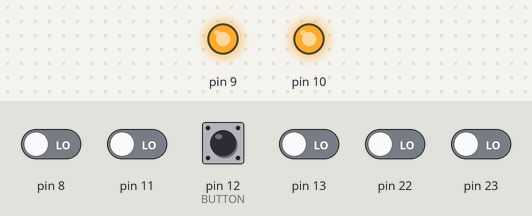
A sketch run on a simulated Arduino Uno, built with avr-gcc and run on an emulated ATmega328P. Shown: output pins drawn as LEDs (lit = HIGH). The test bench sets the inputs (shaded band); at power-on: pin 12 (BUTTON) HIGH, pin 8, pin 11, pin 13, pin 22, pin 23 LOW. At 0.0 s the program stops and its outputs stay as they are.

Above: at 0.1 s.
Timing chart, 0 to 1.5 s (numbered marks = the images above):
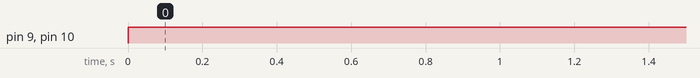

The sketch:

lucid2.ino
```cpp
/*********************************************
lucid13.c
V 0.2b

Lucid dreaming device

Software by gmoon (Doug Garmon)
Hardware by guyfrom7up (Brian _)

* Chip type : ATtiny13
* Clock frequency : Internal clock 1.2 Mhz
*********************************************/
#include <avr/io.h>
#include <inttypes.h>
#include <avr/interrupt.h>
#include <avr/sleep.h>
#define F_CPU 1200000UL // 1.2 MHz default clock

// ramping fx increments
#define PWM_VAL 4
#define TRANS_VAL 6

// the overall pulse width and delay between pulses
#define MACRO_WIDTH 1500
#define MACRO_GAP 1500

// mode
#define MODE_WAITING 0
#define MODE_DREAM 1
#define WAIT_LENGTH 1

#define BUTTON PB4 // button
#define LED _BV(PB1) | _BV(PB2) // LED output

volatile uint16_t macropulse;
volatile uint16_t waitstate;

// IRQ vector
ISR (TIM0_OVF_vect)
{
static uint8_t modeflag;
static uint8_t pwm;
static uint16_t transition;

switch (modeflag) {

case MODE_DREAM:
if(macropulse < MACRO_WIDTH)
{
pwm += PWM_VAL;
if (pwm > transition)
PORTB &= ~(LED); // turn off LEDs
else
PORTB |= LED; // turn on

if (!pwm)
transition += TRANS_VAL;
}
// delay between pulses
else
{
pwm = transition = 0;
PORTB &= ~(LED); // turn off
if (macropulse > (MACRO_GAP + MACRO_WIDTH))
macropulse = 0;
}

macropulse++;
break;

case MODE_WAITING:
macropulse++;
if (!macropulse)
waitstate++;

if (waitstate >= WAIT_LENGTH)
{
modeflag = MODE_DREAM;
TCCR0B = _BV(CS00); // new prescaler
}
break;
}
}

// init the IRQ
void irqinit (void)
{
// timer scaler value
TCCR0B |= (_BV(CS02) | _BV(CS00));

// Enable timer overflow irq
TIMSK0 = _BV (TOIE0);
sei (); // IRQ on
}


int main(void)
{
uint8_t userflag;

/* INITIALIZE */
DDRB &= ~_BV(DDB4); // clear bit, input fire-button
PORTB |= _BV(BUTTON); // set bit, enable pull-up resistor

DDRB |= _BV(DDB1) | _BV(DDB2); // set output
//PORTB &= ~(LED); // set bits off

// Check if button is pressed when powering up...
if(!(PINB & _BV(BUTTON)))
userflag = 1;

// init the IRQ
irqinit();

// turn on LED,
// delay before checking user input again
while(macropulse < 14)
{
PORTB |= (LED);
}
PORTB &= ~(LED);

// button still pressed? Enter immediate mode...
if(!(PINB & _BV(BUTTON)) && userflag)
waitstate = WAIT_LENGTH;

// place the CPU into idle mode
set_sleep_mode (SLEEP_MODE_IDLE);
sleep_mode ();

// infinite loop--the IRQ does all the work...
while(1) {
}

return(0);
}
```

Measured:
- by itself, pin 9, pin 10: LOW → HIGH at 0.00 s
